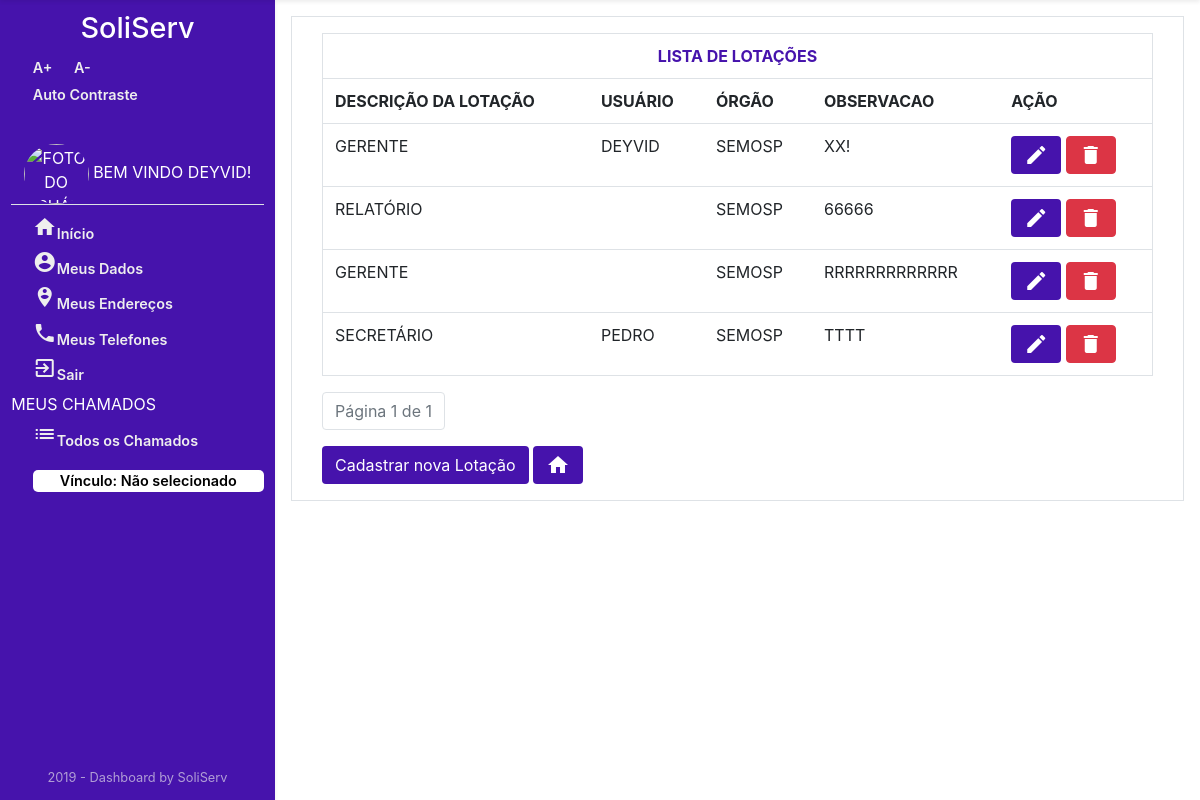
Page /Orgao/listarLotacoes/ (signed in) on the committed database.
### Orgao/models.py (models this page shows, shortened)
class Lotacao(models.Model):
    observacao = models.CharField('OBSERVAÇÃO', max_length=45)
    idTipoLotacao = models.ForeignKey(
        TipoLotacao, on_delete=models.CASCADE, verbose_name="TIPO LOTAÇÃO")
    idUsuario = models.ForeignKey(
        User, on_delete=models.CASCADE, verbose_name="USUÁRIO")
    idOrgao = models.ForeignKey(
        Orgao, on_delete=models.CASCADE, verbose_name="ÓRGÃO")
    class Meta:
        verbose_name = "Lotacao"
        verbose_name_plural = "Lotacao"

class TipoLotacao(models.Model):
    descricao = models.CharField('DESCRIÇÃO', max_length=45)
    class Meta:
        verbose_name = "TipoLotacao"
        verbose_name_plural = "TiposLotacao"

class Orgao(models.Model):
    nomeOrgao = models.CharField('NOME ORGÃO', max_length=45)
    descricao = models.CharField('DESCRIÇÃO', max_length=100)
    emailOrgao = models.CharField('EMAIL ORGÃO', max_length=45)
    nomeResponsavelOrgao = models.CharField(
        'RESPONSÁVEL PELO ÓRGÃO', max_length=45)
    enderecoOrgao = models.CharField(
        'ENDERECO ORGÃO', max_length=45, default="")
    telefoneOrgao = models.IntegerField('TELEFONE ORGÃO')
    class Meta:
        verbose_name = "Orgao"
        verbose_name_plural = "Orgao"

### Orgao/views.py (the view)
# urls.py: path('listarLotacoes/', views.LotacaoList, name='lista_lotacao'),
def LotacaoList(request):
    if not request.user.has_perm('Lotacao.add_Lotacao'):
        return render(request, 'Orgao/bloqueioDeAcesso.html')
    else:
        if not request.user.is_authenticated:
            return render(request, 'Usuario/acessoNegado.html')
        else:
            lotacao_list = Lotacao.objects.all()
            paginator = Paginator(lotacao_list, 6)
            page = request.GET.get('page')
            lotacao_list = paginator.get_page(page)
            context = {'lotacao_list': lotacao_list}
            if not request.user.is_authenticated:
                return render(request, 'Usuario/acessoNegado.html')
            else:
                return render(request, 'Lotacao/lotacaoList.html', context)

### Orgao/templates/Lotacao/lotacaoList.html (shortened to what this page needs)
{% extends "sistemaDeGestaoDeServicosPublicos/index1.html" %}
{% block centro %}
<main id="Orgao" class="container border">
    <div class="container">
        {% block centroOrgao %}
        <form style="overflow-x: auto;">
            {% if lotacao_list %}
            <table class="table border mt-3">
                <tr>
                    <th colspan="6" class="text-center" style="color: #4613ac; text-transform: uppercase">Lista de
                        Lotações
                    </th>
                </tr>
                <tr>
                    <th>DESCRIÇÃO DA LOTAÇÃO</th>
                    <th>USUÁRIO</th>
                    <th>ÓRGÃO</th>
                    <th>OBSERVACAO</th>
                    <th>AÇÃO</th>
                </tr>
                {% for lotacao in lotacao_list %}
                <tr style="text-transform: uppercase">
                    <td>
                        <a>
                            {{lotacao.idTipoLotacao.descricao}}
                        </a>
                    </td>
                    <td>{{lotacao.idUsuario.first_name}}</td>
                    <td>{{lotacao.idOrgao.nomeOrgao}}</td>
                    <td>{{lotacao.observacao}}</td>
                    <td>
                            <a  href="{% url 'Orgao:lotacao_atualizar' lotacao.id %}" class="btn" style="background: #4613ac; color: white;" title="Editar Lotação">
                                    <i class="material-icons">edit</i>
                            </a>
                        <a  href="{% url 'Orgao:lotacao_deletar' lotacao.id %}" class="btn btn-danger" style="color: white;"title="Excluir Lotação">
                                <i class="material-icons">delete</i>
                        </a>
                    </td>
                </tr>
                {% endfor %}
                {% else %}
                <div class="alert alert-danger mt-3">
                    Não há Dados Cadastrados!
                </div>
                {% endif %}
            </table>
        </form>
        <nav aria-label="text-left pagination  ">
            <ul class="pagination ">
                <li class="page-item disabled">
                    <a class="page-link" href="#">
                        Página {{ lotacao_list.number }} de
                        {{ lotacao_list.paginator.num_pages }}
                    </a>
                </li>
            </ul>
        </nav>
        <a class="btn  mb-3" href="{% url 'Orgao:cadastro_Lotacao'%}" style="background: #4613ac; color: white;"
            title="cadastrar nova Lotação">
            Cadastrar nova Lotação
        </a>
        <a class="btn  mb-3" href="{% url 'Orgao:orgao_index'%}" style="background: #4613ac; color: white;"
            title="Voltar a HomePage">
            <i class="material-icons">home</i>
        </a>
</main>
{% endblock %}
</div>
{% endblock %}

### templates/sistemaDeGestaoDeServicosPublicos/index1.html (shortened to what this page needs)
<!DOCTYPE html>
<html lang="pt-br">
{% load staticfiles %}
<head>
    <link rel="stylesheet" type="text/css" href="{% static 'css/select2.css' %}">
    <link rel="stylesheet" href="{% static 'css/dashboard-itens.css' %}">
    <link rel="stylesheet" href="{% static 'css/style.css' %}">
    <link rel="stylesheet" href="{% static 'css/zocial.css' %}">
    <link rel="stylesheet" href="https://cdn.datatables.net/1.10.19/css/jquery.dataTables.min.css">
    <link rel="stylesheet" href="https://stackpath.bootstrapcdn.com/bootstrap/4.3.1/css/bootstrap.min.css"
>
    <link href="https://unpkg.com/material-components-web@latest/dist/material-components-web.min.css" rel="stylesheet">
</head>
<body class="acessibilidade" onresize="verificaSide()">
    <header>
    </header>
    <main class="main">
        <div class="sidebar shadow-sm" id="sidebar">
            <h1>SoliServ</h1>
            <div class="AcessibilidadeFontes">
                <a onClick="fonte('a');" title="Aumentar Tamanho da Fonte" href="#">A+</a>
                <a onClick="fonte('d');" title="Diminuir Tamanho da Fonte" href="#">A-</a>
            </div>
            {% if user.is_authenticated %}
            <a href="#altocontraste" id="altocontraste" accesskey="3" title="Auto Contraste"
                onclick="window.toggleContrast()" onkeydown="window.toggleContrast()">Auto
                Contraste</a> {% else %}
            <a class="border-bottom" href="#altocontraste" id="altocontraste" accesskey="3" title="Auto Contraste"
                onclick="window.toggleContrast()" onkeydown="window.toggleContrast()">Auto
                Contraste</a> {% endif %} {% if user.is_authenticated %}
            <nav>
                <p class="border-bottom text-center naoMostrarMouse">
                        <img class="text-center" src="{{ request.session.profile_picture }}" alt="foto do usuário do sistema"
                        width="65" height="60" style="border-radius: 50%;">
                        Bem Vindo {{ user.first_name }}!
                </p>
                <a href="{% url 'index' %}" title="Página Inicial"><i class="material-icons mt-1">home</i>Início</a>
                <a href="{% url 'meusDados' %}" title="Meus Dados"><i class="material-icons"> account_circle</i>Meus
                    Dados</a>
                <a href="{% url 'listaEnderecos' %}" title="Meus Endereços"><i
                        class="material-icons">person_pin_circle</i>Meus Endereços</a>
                <a href="{% url 'listaTelefones' %}" title="Meus Telefones"><i class="material-icons">phone</i>Meus
                    Telefones</a>
                <a href="{% url 'logout' %}" title="Log-out"><i class="material-icons">exit_to_app</i>Sair</a>
                <p class="naoMostrarMouse">Meus Chamados</p>
                <a href="{% url 'Chamados:lista_chamado' user.id %}" title="Chamados Em Aberto"><i
                        class="material-icons">list</i>Todos os Chamados
                </a>
                {% if request.session.temVinculo %}
                <a class="mt-3 text-center" title="Clique para Escolher o Vínculo"
                    style="border-radius: 5px; background-color: white; color: black; "
                    href="{% url 'Orgao:retorna_Lotacao' %}">
                    {% if request.session.nomeVinculo %}
                    Vínculo: {{ request.session.nomeVinculo }}
                    {% else %}
                    Vínculo: Não selecionado
                    {% endif %}
                </a>
                {% endif %}
            </nav>
                {% endif %}
            <p class="credit m-0">2019 - Dashboard by SoliServ</p>
        </div>
        <body>
            <div class="content d-flex flex-column" id="content">
                <div>
                    {% block centro%}
                    {% endblock %}
                </div>
        </body>
    </main>
</body>
</html>

### sistemaDeGestaoDeServicosPublicos/static/css/style.css (style rules this page uses)
:root { --tamanho-sidebar: 275px; --transicao: .5s ease-in; }
* { margin: 0; padding: 0; }
.main { display: flex; justify-content: space-between; position: absolute; top: 0; box-sizing: border-box; transition: var(--transicao); min-height: 100vh; width: 100%; border: 2px; }
.sidebar { position: fixed; width: 100%; max-width: var(--tamanho-sidebar); display: flex; flex-direction: column; box-sizing: border-box; padding: .7em; height: 100vh; transition: var(--transicao); left: 0; z-index: 4; background: #4613ac; color: #fff; }
.sidebar h1 { font-size: 1.8em; align-self: center; }
.sidebar nav { margin-top: 2em; display: flex; flex-direction: column; }
.sidebar p { margin: .2em 0; }
.sidebar a { text-decoration: none; color: #eee; margin: .2em 0; margin-left: 1.5em; font-weight: 600; font-size: .9em; }
.content { display: flex; max-width: calc(100% - var(--tamanho-sidebar)); box-sizing: border-box; width: 100%; position: absolute; right: 0; transition: var(--transicao); padding: 1em; height: 100%; }
.naoMostrarMouse { cursor: pointer; text-transform: uppercase; }
.credit { position: absolute; bottom: 1em; color: #eeeeeea2; font-size: .8em; align-self: center; }
#Orgao { display: block; }
.AcessibilidadeFontes { display: flex; flex-direction: row; }

### rows in the picture
Lotacao: idTipoLotacao.descricao "GERENTE", idUsuario.first_name "DEYVID", idOrgao.nomeOrgao "SEMOSP", observacao "XX!"
Lotacao: idTipoLotacao.descricao "RELATÓRIO", idOrgao.nomeOrgao "SEMOSP", observacao "66666"
Lotacao: idTipoLotacao.descricao "GERENTE", idOrgao.nomeOrgao "SEMOSP", observacao "RRRRRRRRRRRRR"
Lotacao: idTipoLotacao.descricao "SECRETÁRIO", idUsuario.first_name "PEDRO", idOrgao.nomeOrgao "SEMOSP", observacao "TTTT"

### other values in the picture
{{ user.first_name }} "DEYVID"
{{ lotacao_list.number }} "1"
{{ lotacao_list.paginator.num_pages }} "1"
